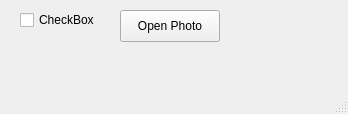
<?xml version="1.0" encoding="UTF-8"?>
<ui version="4.0">
 <class>MainWindow</class>
 <widget class="QMainWindow" name="MainWindow">
  <property name="geometry">
   <rect>
    <x>0</x>
    <y>0</y>
    <width>348</width>
    <height>114</height>
   </rect>
  </property>
  <property name="windowTitle">
   <string>MainWindow</string>
  </property>
  <widget class="QWidget" name="centralwidget">
   <widget class="QPushButton" name="pushButton">
    <property name="geometry">
     <rect>
      <x>120</x>
      <y>10</y>
      <width>100</width>
      <height>32</height>
     </rect>
    </property>
    <property name="text">
     <string>Open Photo</string>
    </property>
   </widget>
   <widget class="QCheckBox" name="checkBox">
    <property name="geometry">
     <rect>
      <x>20</x>
      <y>10</y>
      <width>85</width>
      <height>20</height>
     </rect>
    </property>
    <property name="text">
     <string>CheckBox</string>
    </property>
   </widget>
  </widget>
  <widget class="QMenuBar" name="menubar">
   <property name="geometry">
    <rect>
     <x>0</x>
     <y>0</y>
     <width>348</width>
     <height>22</height>
    </rect>
   </property>
  </widget>
  <widget class="QStatusBar" name="statusbar"/>
 </widget>
 <resources/>
 <connections/>
</ui>
